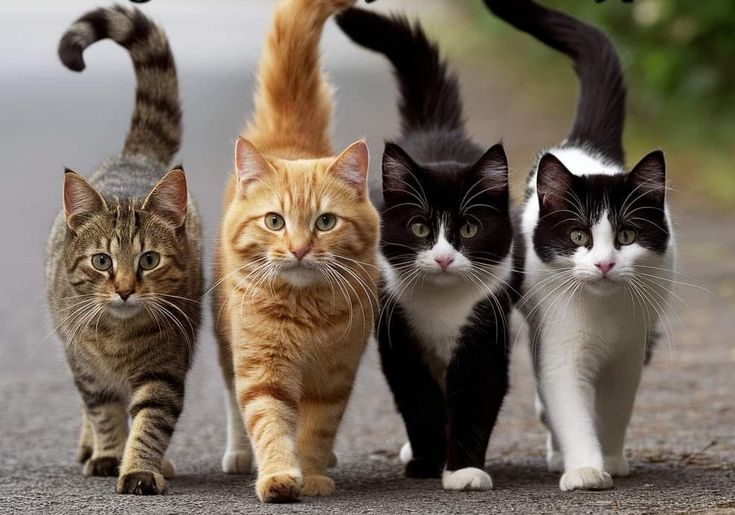
#> input picture images/cats.jpg, 735 x 515 px
$ python basic.py
#> lines starting #> are read from the running program, lines starting #| are printed output that depends on the picture; after the words box and inside, x2 and y2 are one past the last pixel; in counts of white or black regions, pixels touching at a corner belong together
import cv2 as cv

img = cv.imread('images/cats.jpg')
#> img is the input picture: shape (515, 735, 3); mean B, G, R 92.9, 105.6, 117.4
#cv.imshow('Cats', img)

# 1. converting image to grayscale
gray = cv.cvtColor(img, cv.COLOR_BGR2GRAY)
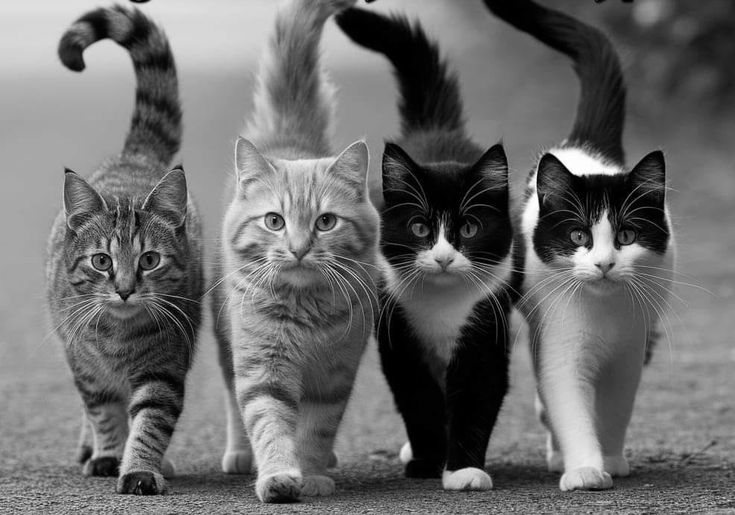
#> gray: shape (515, 735); min 0, max 255, mean 107.7
#cv.imshow('Gray', gray)

# 2. blurring an image
blur = cv.GaussianBlur(img, (7,7), cv.BORDER_DEFAULT )
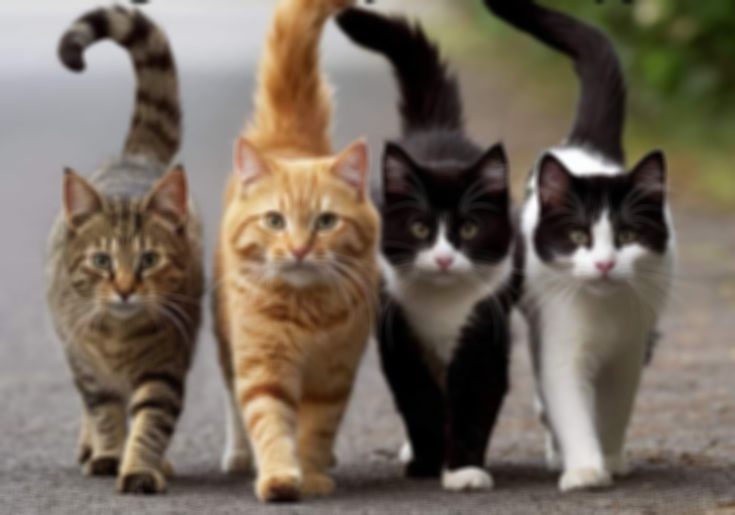
#> blur: shape (515, 735, 3); mean B, G, R 92.9, 105.6, 117.4
#cv.imshow('Blur', blur)

# 3. Edge Cascade
canny = cv.Canny(gray, 125, 175)
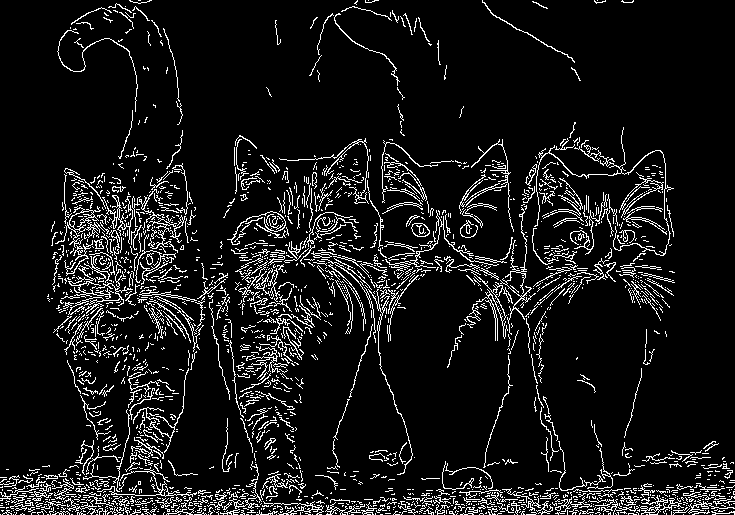
#> canny: shape (515, 735); 9% white in thin lines or dots
#cv.imshow('Canny' , canny)

# 4. Dilated
dilated = cv.dilate(canny, (3,3), iterations = 1)
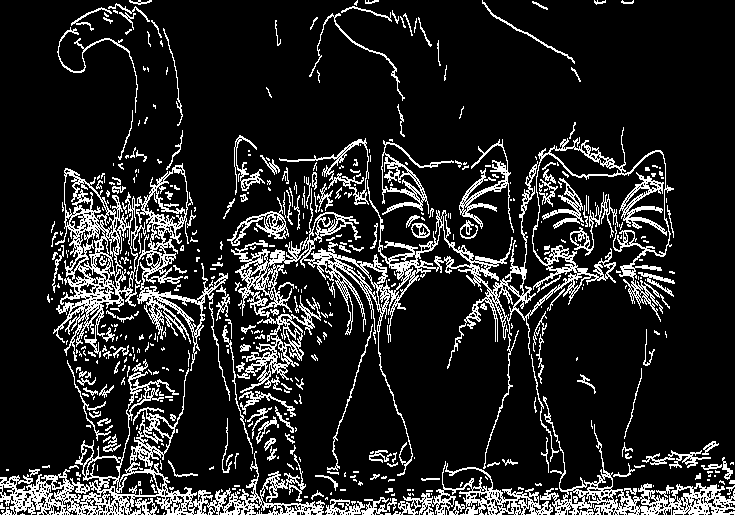
#> dilated: shape (515, 735); 14.7% white in thin lines or dots
#cv.imshow('Dilated', dilated)

# 5. Eroded
Eroded = cv.erode(dilated, (3,3), iterations = 1 )
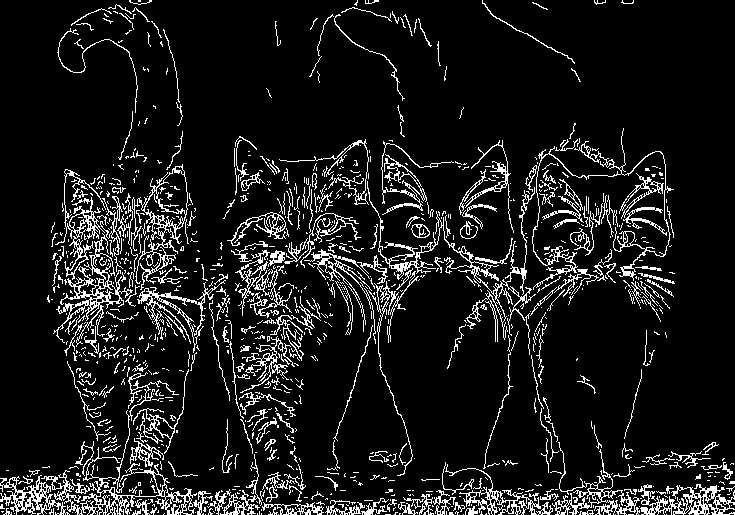
#> Eroded: shape (515, 735); 10.3% white in thin lines or dots
#cv.imshow('Eroded', Eroded)

# 6. Resize
resize = cv.resize(img, (500,500), interpolation= cv.INTER_AREA)
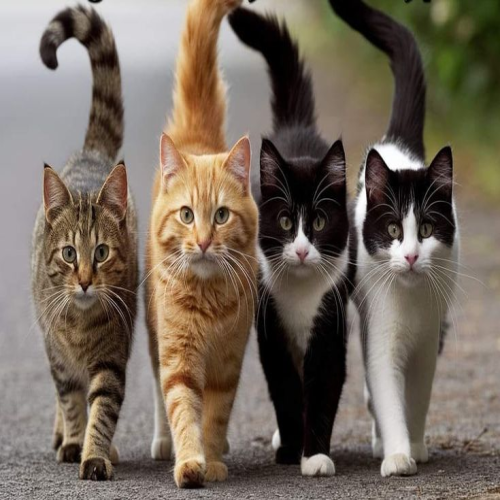
#> resize: shape (500, 500, 3); mean B, G, R 92.9, 105.6, 117.4
cv.imshow('Resize', resize)

# 7. Cropping
cropping = img[50:200, 200:400]
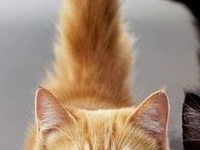
#> cropping: shape (150, 200, 3); mean B, G, R 118.5, 138.6, 162.5
cv.imshow('Cropping', cropping)

cv.waitKey(0)

$ run again, with images/Teacup Babies.jpg copied over images/cats.jpg
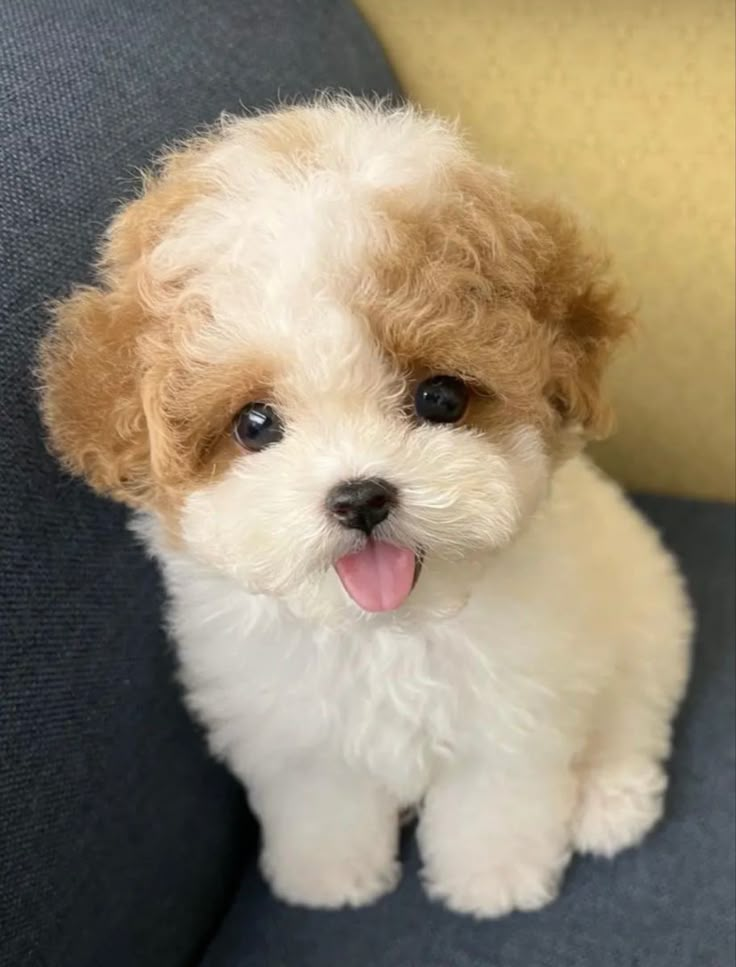
#> input picture images/Teacup Babies.jpg, 736 x 967 px
#> img is the input picture: shape (967, 736, 3); mean B, G, R 114.7, 135.1, 147.2
#> `canny = cv.Canny(gray, 125, 175)`:
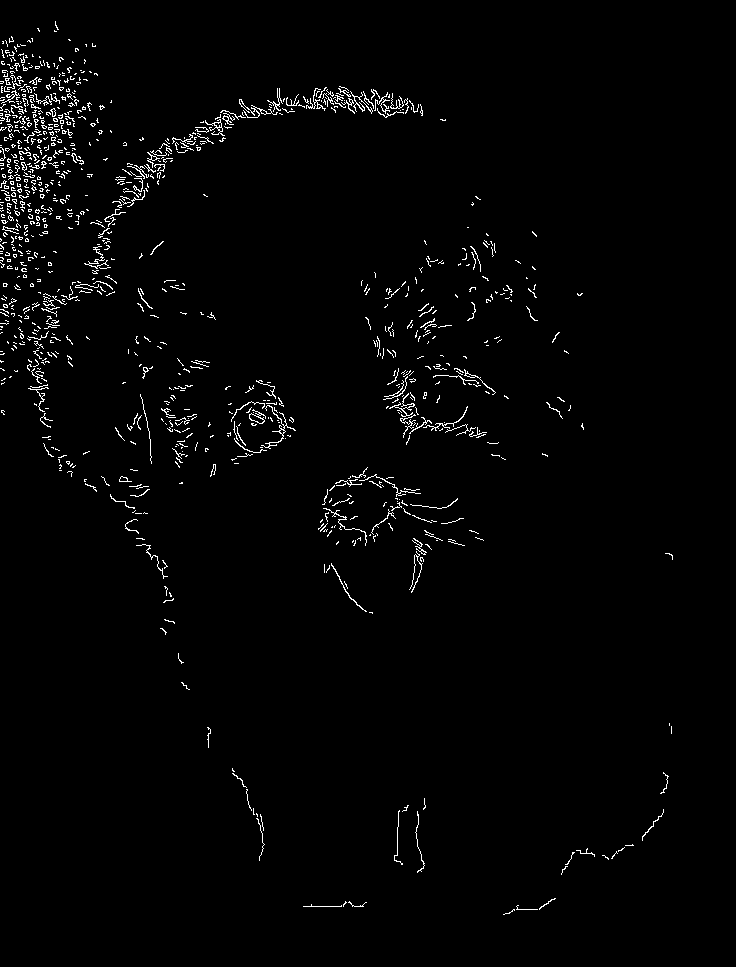
#> canny: shape (967, 736); 1.8% white in thin lines or dots, all inside (x1, y1, x2, y2) = (0, 21, 673, 915)
#> dilated: shape (967, 736); 2.9% white in thin lines or dots, all inside (x1, y1, x2, y2) = (0, 21, 673, 916)
#> Eroded: shape (967, 736); 1.9% white in thin lines or dots, all inside (x1, y1, x2, y2) = (0, 22, 673, 916)
#> `cropping = img[50:200, 200:400]`:
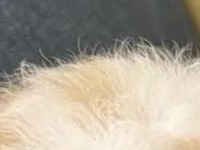
#> cropping: shape (150, 200, 3); mean B, G, R 149.5, 164.1, 172.4
